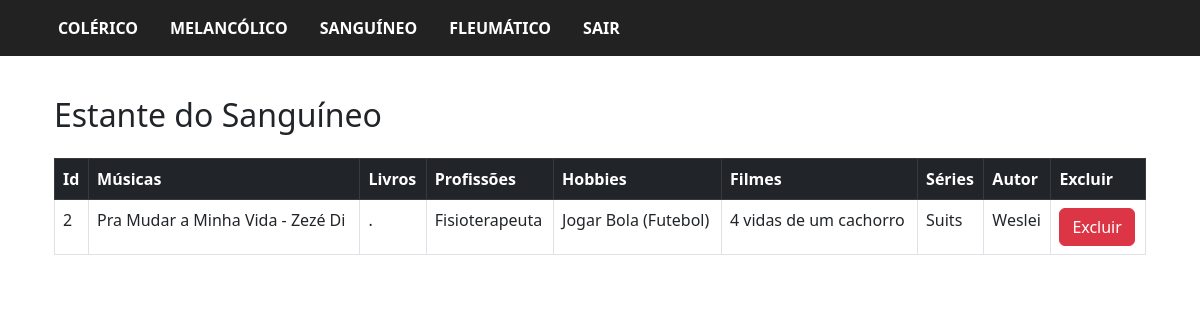
The app's page /adm/principal.php?secao=estante_sanguineo (signed in) with its own data.
### tables this page shows
CREATE TABLE `tb_sanguineo` (
  `id` int(11) NOT NULL,
  `musicas` varchar(32) DEFAULT NULL,
  `livros` varchar(32) DEFAULT NULL,
  `profissoes` varchar(32) DEFAULT NULL,
  `hobbies` varchar(32) DEFAULT NULL,
  `filmes` varchar(32) DEFAULT NULL,
  `series` varchar(32) DEFAULT NULL,
  `autor` varchar(32) DEFAULT NULL
);

### adm/verurl.php (called while the page is built)
<?php
class verurl{
    function trocarUrl ($url){
        if (empty($url)){
            $url = "secoes/estante_colerico.php";
        } else {
            $url = "secoes/$url.php";
        }
        include_once ($url);
    }
}
?>

### model/conexao.php (called while the page is built, shortened)
<?php
class conexao{
protected $host, $user, $pass, $dba, $conn, $sql, $qr, $data, $status, $totalFields, $error;
public function __construct(){
    $this->host = "localhost";
    $this->user = "root";
    $this->pass = "";
    $this->dba = "db_temperamente";
}
public function connect(){
    $this->conn = @mysqli_connect($this->host, $this->user, $this->pass)
    or die("<ins><center>Erro ao acessar o banco de dados: </center></ins></br>".mysqli_error());
    mysqli_set_charset($this->conn, "utf8");
    return $this->conn;
}
public function execSQL($sql){
    $this->qr = @mysqli_query($this->conn, $sql) or die("<ins><center>Erro ao executar query: $sql </center></ins></br>".mysqli_error());
    return $this->qr;
}
} ?>

### model/manipuladados.php (called while the page is built, shortened)
<?php
include_once("conexao.php");
class manipuladados extends conexao
{
    protected $sql, $qr, $table, $fields, $dados, $status, $fieldId, $valueId;
    public function setTable($t)
    {
        $this->table = $t;
    }
    public function getAllDataTable() {
        $this->sql = "SELECT * FROM $this->table ORDER BY RAND()";
        $this->qr = self::execSQL($this->sql);
        $results = array();
        while ($row = $this->qr->fetch_assoc()) {
            $results[] = $row;
        }
        return $results;
    }
}

### adm/secoes/estante_sanguineo.php (the view, shortened to what this page needs)
<div class="container p-4">
    <h2 class="my-4">Estante do Sanguíneo</h2>
    <table class="table table-bordered">
    <tr class="table-dark">
        <th>Id</th>
        <th>Músicas</th>
        <th>Livros</th>
        <th>Profissões</th>
        <th>Hobbies</th>
        <th>Filmes</th>
        <th>Séries</th>
        <th>Autor</th>
        <th>Excluir</th>
    </tr>
    <?php
    $busca = new manipuladados();
    $busca->setTable("tb_sanguineo");
    $resultado = $busca->getAllDataTable();
    $estante = $busca->getAllDataTable();
    foreach ($estante as $dados) {
    ?>
        <form action="secoes/verificarS.php" method="post" name="formulario">
            <tr>
                <td><?= $dados["id"]; ?></td>
                <td><?= $dados["musicas"]; ?></td>
                <td><?= $dados["livros"]; ?></td>
                <td><?= $dados["profissoes"]; ?></td>
                <td><?= $dados["hobbies"]; ?></td>
                <td><?= $dados["filmes"]; ?></td>
                <td><?= $dados["series"]; ?></td>
                <td><?= $dados["autor"]; ?></td>
                <td><button class="btn btn-danger" type="submit" name="botao" value="excluir">Excluir</button></td>
            </tr>
        </form>
    <?php }  ?>
    </table>
    <br><br>
</div>

### records on screen
tb_sanguineo: id "2", musicas "Pra Mudar a Minha Vida - Zezé Di", livros ".", profissoes "Fisioterapeuta", hobbies "Jogar Bola (Futebol)", filmes "4 vidas de um cachorro", series "Suits", autor "Weslei"
